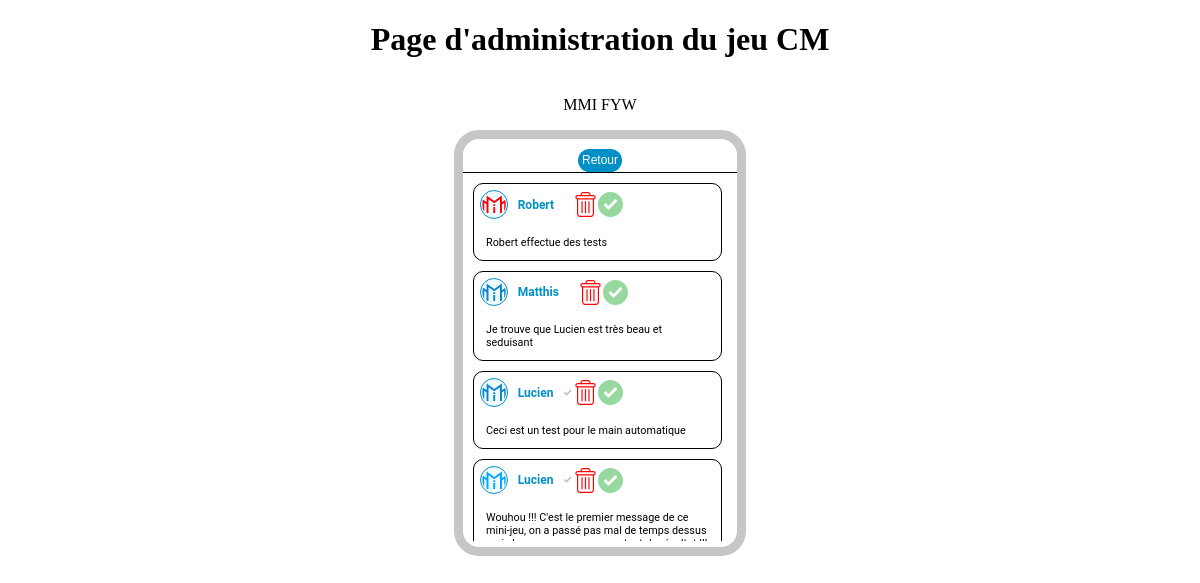
The page /arborescence/pages/communicationJeu/admin.php (signed in) on the database its author committed.
### tables this page shows
CREATE TABLE `jeucm` (
  `id` int(11) NOT NULL,
  `pseudo` varchar(20) NOT NULL,
  `textMsg` varchar(200) NOT NULL,
  `certif` tinyint(1) DEFAULT NULL,
  `couleur` varchar(20) NOT NULL
);

### arborescence/pages/communicationJeu/admin.php (the view, shortened to what this page needs)
<!DOCTYPE html>
<html lang="fr">
<head>
    <link href="../../styles/communicationJeu.css" rel="stylesheet">
</head>
<body>
    <div class="cm">
        <h1>Page d'administration du jeu CM</h1>
        <p>MMI FYW</p>
        <div class="jeuCm">
            <div class="headAdmin">
                <a href="../domaine.php?page=communication" class="admin">Retour</a>
            </div>
            <?php
                include "../../connexionPDO.php";
                $sql = "SELECT `id`, `pseudo`, `textMsg`, `certif`, `couleur`FROM `jeucm` ORDER BY id DESC";
                $req = $db -> prepare($sql);
                $req -> execute();
                echo("<div class='flux'>");
                while($data = $req -> fetch()){
                    if($data['certif']){
                        $certif = "";
                        $check = '<svg class="check" id="'.$data['id'].'" viewBox="0 0 24 24"><path opacity="1" d="m9.707 19.121c-.187.188-.442.293-.707.293s-.52-.105-.707-.293l-5.646-5.647c-.586-.586-.586-1.536 0-2.121l.707-.707c.586-.586 1.535-.586 2.121 0l3.525 3.525 9.525-9.525c.586-.586 1.536-.586 2.121 0l.707.707c.586.586.586 1.536 0 2.121z"/></svg>';
                    }else{
                        $certif = "nocertif";
                        $check = '<svg id="'.$data['id'].'" class="check" viewBox="0 0 24 24"><path opacity="0" d="m9.707 19.121c-.187.188-.442.293-.707.293s-.52-.105-.707-.293l-5.646-5.647c-.586-.586-.586-1.536 0-2.121l.707-.707c.586-.586 1.535-.586 2.121 0l3.525 3.525 9.525-9.525c.586-.586 1.536-.586 2.121 0l.707.707c.586.586.586 1.536 0 2.121z"/></svg>';
                        $data['certif'] = 0;
                    }
                    echo('
                    <div class="mPost '.$certif.'">
                        <div class="mPostHead">
                            <svg viewBox="0 0 430 317">
                                <path fill="'.$data['couleur'].'" d="M353,317H318V67L215,142,112,67V317H77V164c-12.665-9-28.335-21-41-30V285L0,260C0.333,195.006,0,123.667,0,66c77.82,55.935,52.336,37.668,78,56,0.333-40.329-.333-81.671,0-122,45.329,33,91.671,67,137,100C260.329,67,306.671,33,352,0h0V122c25.664-18.332,52.336-37.668,78-56h0V260c0.082,0.169.171,0.294,0,0-11.332,7.666-24.668,17.334-36,25V134l-41,30V317ZM198,160h34v31H198V160Zm0,47h34V317H198V207Z"/>
                            </svg>
                            <h2>'.$data['pseudo'].$check.'<div class="menuControl"><img class="delete" id="'.$data['id'].'" src="../../medias/communicationJeu/delete.svg"><img id="'.$data['id'].'" data-certif="'.$data['certif'].'" src="../../medias/communicationJeu/check.svg"/></div><h2>
                        </div>
                        <p>'.$data['textMsg'].'</p>
                    </div>
                    ');
                }
                echo("</div>");
            ?>
            </div>
        </div>
</body>
</html>

### arborescence/styles/communicationJeu.css (style rules this page uses)
body, html { margin: 0; }
.cm { display: flex; width: 100vw; flex-direction: column; align-items: center; }
.jeuCm { background-color: white; width: 22.7875vw; height: 34vw; border-radius: 2.084vw; border: #C6C6C6 solid 0.78125vw; display: flex; flex-direction: column; }
.flux { overflow-y: auto; overflow-x: hidden; height: 100%; margin: 0 0.78125vw; margin-bottom: 0.52vw; }
.mPost { height: fit-content; border-radius: 10px; border: 1px solid black; margin-bottom: 10px; margin-right: 5px; display: flex; flex-direction: column; font-family: 'Roboto', sans-serif; }
.mPost>p { width: 90%; word-wrap: break-word; overflow: auto; height: 70%; justify-self: center; align-self: center; font-size: 0.9vw; }
.mPostHead { display: flex; flex-direction: row; align-items: center; margin: 0.26vw; position: relative; }
.mPostHead>h2 { margin: 0.26vw 0.52vw; color: #008FC7; font-family: 'Roboto', sans-serif; font-size: 1vw; display: flex; align-items: center; position: relative; }
.check { opacity: 0.25; width: 0.78125vw; height: 0.78125vw; margin-left: 10px; transition: 0.25s ease-in-out; }
.mPostHead>svg { height: 2vw; width: 2vw; min-height: 15px; min-width: 15px; margin: 0.26vw; border: 1px #008fc7 solid; border-radius: 50%; background-color: #00b7ff10; padding: 0.104vw; }
.headAdmin { margin: 10px 0; border-bottom: 1px black solid; display: flex; height: 6.5%; flex-direction: row; justify-content: space-around; align-items: center; position: relative; }
.menuControl { display: flex; justify-content: space-around; cursor: pointer; align-items: center; }
.admin { margin-top: 1vw; padding: 0.5vw; border-radius: 20px; background-color: #008FC7; color: white; text-decoration: none; font-family: 'Lexend Exa', sans-serif; text-align: center; font-size: 1vw; transition: 0.25s ease-in-out; }
.headAdmin>a.admin { margin-top: 0; padding: 0.35vw; }

### rows shown on the page
jeucm: pseudo "Robert", textMsg "Robert effectue des tests"
jeucm: pseudo "Matthis", textMsg "Je trouve que Lucien est très beau et seduisant"
jeucm: pseudo "Lucien", textMsg "Ceci est un test pour le main automatique"
jeucm: pseudo "Lucien", textMsg "Wouhou !!! C'est le premier message de ce mini-jeu, on a passé pas mal de temps dessus…"
